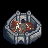

Tiled map render using the project's own tile images. Description and the whole map definition, tile-layer contents included, below:
An orthogonal 3x3 tile map with 16x16 px tiles, 1 tile layer (Tile Layer 1).

<map version="1.0" tiledversion="1.1.3" orientation="orthogonal" renderorder="right-down" width="3" height="3" tilewidth="16" tileheight="16" infinite="0" nextobjectid="1">
 <tileset firstgid="1" source="../strategicTileset.tsx" />
 <layer name="Tile Layer 1" width="3" height="3">
  <data encoding="csv">
243,244,245,
259,260,261,
275,276,277
</data>
 </layer>
</map>
